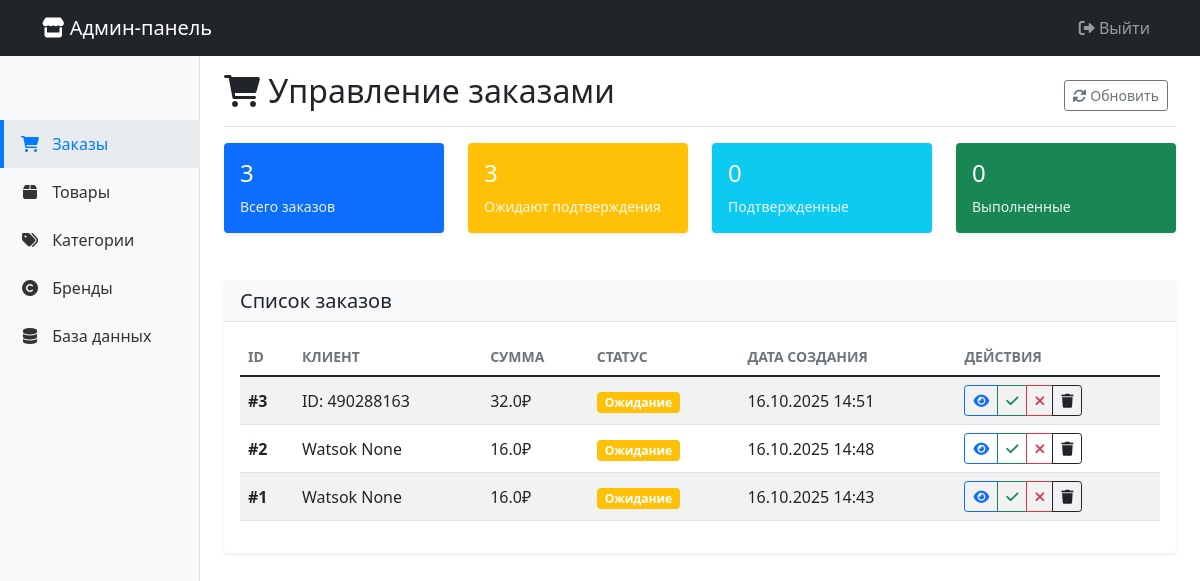
Page /orders (signed in) on the earlier database version.
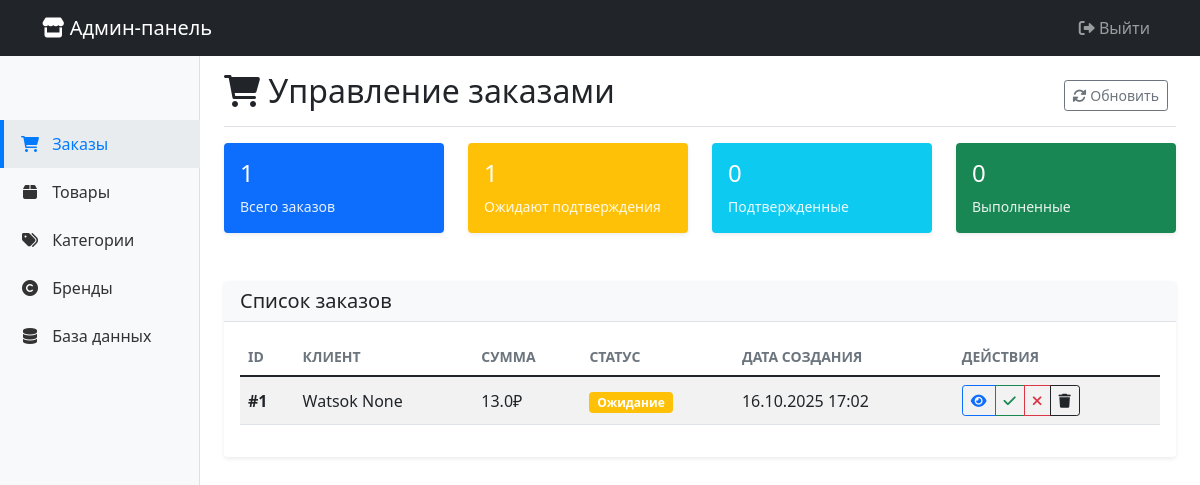
Same page on the later database version.
### database/models.py (models this page shows)
class Order(Base):
    __tablename__ = 'orders'
    id = Column(Integer, primary_key=True)
    user_id = Column(Integer, ForeignKey('users.id'))
    status = Column(String(50), default='pending')
    total_amount = Column(Float, nullable=False)
    customer_name = Column(String(200), nullable=False)
    delivery_method = Column(String(100))
    delivery_address = Column(Text)
    delivery_date = Column(String(100))
    delivery_time = Column(String(50))
    payment_method = Column(String(100))
    notes = Column(Text)
    created_at = Column(DateTime, default=lambda: datetime.now(pytz.utc))
    user = relationship("User", back_populates="orders")
    order_items = relationship("OrderItem", back_populates="order")

class User(Base):
    __tablename__ = 'users'
    id = Column(Integer, primary_key=True)
    telegram_id = Column(Integer, unique=True, nullable=False)
    username = Column(String(100))
    first_name = Column(String(100))
    last_name = Column(String(100))
    phone = Column(String(20))
    created_at = Column(DateTime, default=lambda: datetime.now(pytz.utc))
    cart_items = relationship("CartItem", back_populates="user")
    orders = relationship("Order", back_populates="user")

### admin/app.py (the view)
@app.route('/orders')
@login_required
def orders():
    session = SessionLocal()
    try:
        orders_data = session.execute(text("""
            SELECT o.*, u.username, u.first_name, u.last_name, u.telegram_id
            FROM orders o
            LEFT JOIN users u ON o.user_id = u.id
            ORDER BY o.created_at DESC
        """)).fetchall()
        stats = session.execute(text("""
            SELECT
                COUNT(*) as total_orders,
                SUM(CASE WHEN status = 'pending' THEN 1 ELSE 0 END) as pending_orders,
                SUM(CASE WHEN status = 'confirmed' THEN 1 ELSE 0 END) as confirmed_orders,
                SUM(CASE WHEN status = 'completed' THEN 1 ELSE 0 END) as completed_orders,
                SUM(total_amount) as total_revenue
            FROM orders
            WHERE status != 'cancelled'
        """)).fetchone()
        return render_template('orders.html',
                             orders=orders_data,
                             stats=stats,
                             current_time=datetime.now())
    finally:
        session.close()

### admin/app.py (called while the page is built)
@login_manager.user_loader
def load_user(user_id):
    return AdminUser(user_id)

@app.template_filter('format_date')
def format_date(value, format='%d.%m.%Y'):
    if not value:
        return "---"
    if isinstance(value, str):
        try:
            if 'T' in value:
                value = datetime.fromisoformat(value.replace('Z', '+00:00'))
            else:
                value = datetime.strptime(value, '%Y-%m-%d %H:%M:%S.%f')
        except (ValueError, AttributeError):
            return value[:10]  # Первые 10 символов (YYYY-MM-DD)
    if isinstance(value, datetime):
        return value.strftime(format)
    return str(value)

@app.template_filter('format_datetime')
def format_datetime(value, format='%d.%m.%Y %H:%M'):
    return format_date(value, format)

### admin/templates/orders.html (shortened to what the changed rows need)
{% extends "base.html" %}
{% block content %}
<div class="d-flex justify-content-between flex-wrap flex-md-nowrap align-items-center pt-3 pb-2 mb-3 border-bottom">
    <h1 class="h2"><i class="fas fa-shopping-cart"></i> Управление заказами</h1>
</div>
<div class="row mb-4">
    <div class="col-md-3">
        <div class="card text-white bg-primary">
            <div class="card-body">
                <h5 class="card-title">{{ stats.total_orders or 0 }}</h5>
                <p class="card-text">Всего заказов</p>
            </div>
        </div>
    </div>
    <div class="col-md-3">
        <div class="card text-white bg-warning">
            <div class="card-body">
                <h5 class="card-title">{{ stats.pending_orders or 0 }}</h5>
                <p class="card-text">Ожидают подтверждения</p>
            </div>
        </div>
    </div>
</div>
<div class="card">
    <div class="card-body">
        <div class="table-responsive">
            <table class="table table-striped table-hover">
                <thead>
                    <tr>
                        <th>ID</th>
                        <th>Клиент</th>
                        <th>Сумма</th>
                        <th>Статус</th>
                        <th>Дата создания</th>
                        <th>Действия</th>
                    </tr>
                </thead>
                <tbody>
                    {% for order in orders %}
                    <tr>
                        <td><strong>#{{ order.id }}</strong></td>
                        <td>
                            {% if order.first_name or order.last_name %}
                                {{ order.first_name }} {{ order.last_name }}
                            {% elif order.username %}
                                @{{ order.username }}
                            {% else %}
                                ID: {{ order.telegram_id }}
                            {% endif %}
                        </td>
                        <td>{{ order.total_amount }}₽</td>
                        <td>
                            <span class="badge
                                {% if order.status == 'pending' %}bg-warning
                                {% elif order.status == 'confirmed' %}bg-info
                                {% elif order.status == 'completed' %}bg-success
                                {% elif order.status == 'cancelled' %}bg-danger
                                {% else %}bg-secondary{% endif %}">
                                {% if order.status == 'pending' %}Ожидание
                                {% elif order.status == 'confirmed' %}Подтвержден
                                {% elif order.status == 'completed' %}Выполнен
                                {% elif order.status == 'cancelled' %}Отменен
                                {% else %}{{ order.status }}{% endif %}
                            </span>
                        </td>
                        <td>{{ order.created_at | format_datetime }}</td>
                        <td>
                            <div class="btn-group btn-group-sm">
                                <button type="button" class="btn btn-outline-primary"
                                        onclick="showOrderDetails({{ order.id }})"
                                        title="Просмотреть детали">
                                    <i class="fas fa-eye"></i>
                                </button>
                                {% if order.status == 'pending' %}
                                <button type="button" class="btn btn-outline-success"
                                        onclick="updateOrderStatus({{ order.id }}, 'confirmed')"
                                        title="Подтвердить заказ">
                                    <i class="fas fa-check"></i>
                                </button>
                                <button type="button" class="btn btn-outline-danger"
                                        onclick="updateOrderStatus({{ order.id }}, 'cancelled')"
                                        title="Отменить заказ">
                                    <i class="fas fa-times"></i>
                                </button>
                                {% elif order.status == 'confirmed' %}
                                <button type="button" class="btn btn-outline-success"
                                        onclick="updateOrderStatus({{ order.id }}, 'completed')"
                                        title="Завершить заказ">
                                    <i class="fas fa-check-double"></i>
                                </button>
                                {% endif %}
                                <button type="button" class="btn btn-outline-dark"
                                        onclick="deleteOrder({{ order.id }})"
                                        title="Удалить заказ">
                                    <i class="fas fa-trash"></i>
                                </button>
                            </div>
                        </td>
                    </tr>
                    {% endfor %}
                </tbody>
            </table>
        </div>
    </div>
</div>
{% endblock %}

Differences in the rows shown:
removed Order: id "3", telegram_id "490288163", total_amount "32.0", status "Ожидание", created_at "16.10.2025 14:51"
removed Order: id "2", first_name "Watsok", last_name "None", total_amount "16.0", status "Ожидание", created_at "16.10.2025 14:48"
changed Order "Watsok": total_amount "16.0" → "13.0"; created_at "16.10.2025 14:43" → "16.10.2025 17:02"
Other differences:
{{ stats.total_orders or 0 }}: "3" → "1"
{{ stats.pending_orders or 0 }}: "3" → "1"
